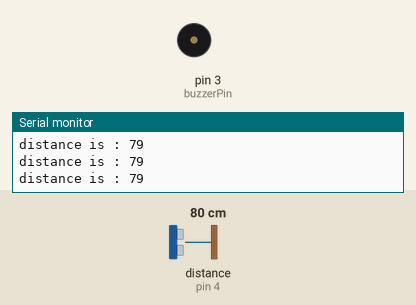
Recording of a sketch running on a simulated Arduino Uno, built with avr-gcc and run on an emulated ATmega328P. Parts: buzzer (waves = sounding, pin HIGH), the last lines printed to the serial monitor. Wiring (inferred from the names in the program): ultrasonic range finder: trigger pin 5; echo pin 4. The inputs (shaded band) are chosen by the test bench; at power-on: distance to the obstacle (sensor on pin 4) 80 cm. The echo pulse lasts 58.3 µs per cm; pins used as bus, display or sensor lines are not drawn.

Above: at 1.2 s.
1.3 s: distance to the obstacle (sensor on pin 4) set to 12 cm
2.9 s: distance to the obstacle (sensor on pin 4) set to 9 cm
At 4.2 s:
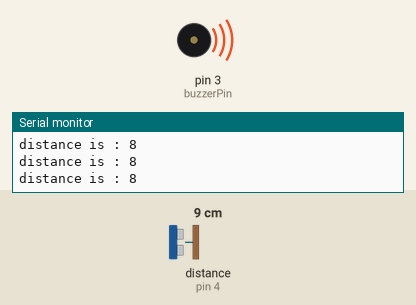
4.7 s: distance to the obstacle (sensor on pin 4) set to 18 cm
At 6.2 s:
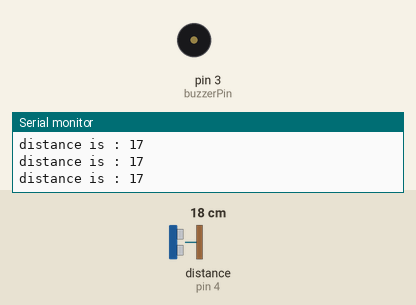
6.5 s: distance to the obstacle (sensor on pin 4) set to 2 cm
At 7.7 s:
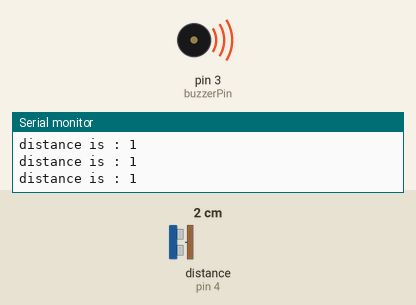
Timing chart, 0 to 9.3 s (numbered marks = the images above; inputs shaded):
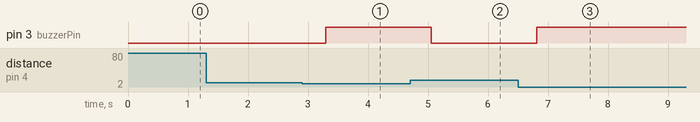

The sketch:

blind_stick.ino
```cpp
int trigPin = 5;    // Trigger
int echoPin = 4;    // Echo
int buzzerPin = 3;
int limit = 10; // 10cm

void setup() {
  Serial.begin (9600);
  pinMode(trigPin, OUTPUT);
  pinMode(echoPin, INPUT);
  pinMode(buzzerPin, OUTPUT);
}

long getDistance(int trigPin, int echoPin) {
  long duration, cm, inches;

  digitalWrite(trigPin, LOW);
  delayMicroseconds(5);
  digitalWrite(trigPin, HIGH);
  delayMicroseconds(10);
  digitalWrite(trigPin, LOW);

  pinMode(echoPin, INPUT);
  duration = pulseIn(echoPin, HIGH);

  cm = (duration / 2) / 29.1;   // Divide by 29.1 or multiply by 0.0343
  //inches = (duration/2) / 74;   // Divide by 74 or multiply by 0.013

  delay(250);

  return cm;
}
void loop() {
  long distance = getDistance(trigPin, echoPin);
  Serial.print("\ndistance is : ");
  Serial.print(distance);

  if (distance < limit) {
    digitalWrite(buzzerPin,HIGH);
  } else {
    digitalWrite(buzzerPin,LOW);
  }

}
```

Measured:
- the behaviour switches between 11 and 10 cm on distance to the obstacle (sensor on pin 4) (found by bisection; images 0 and 1)
- after the input at 2.9 s, pin 3 (buzzerPin): LOW → HIGH after 0.39 s
- after the input at 4.7 s, pin 3 (buzzerPin): HIGH → LOW after 0.35 s
- after the input at 6.5 s, pin 3 (buzzerPin): LOW → HIGH after 0.31 s
